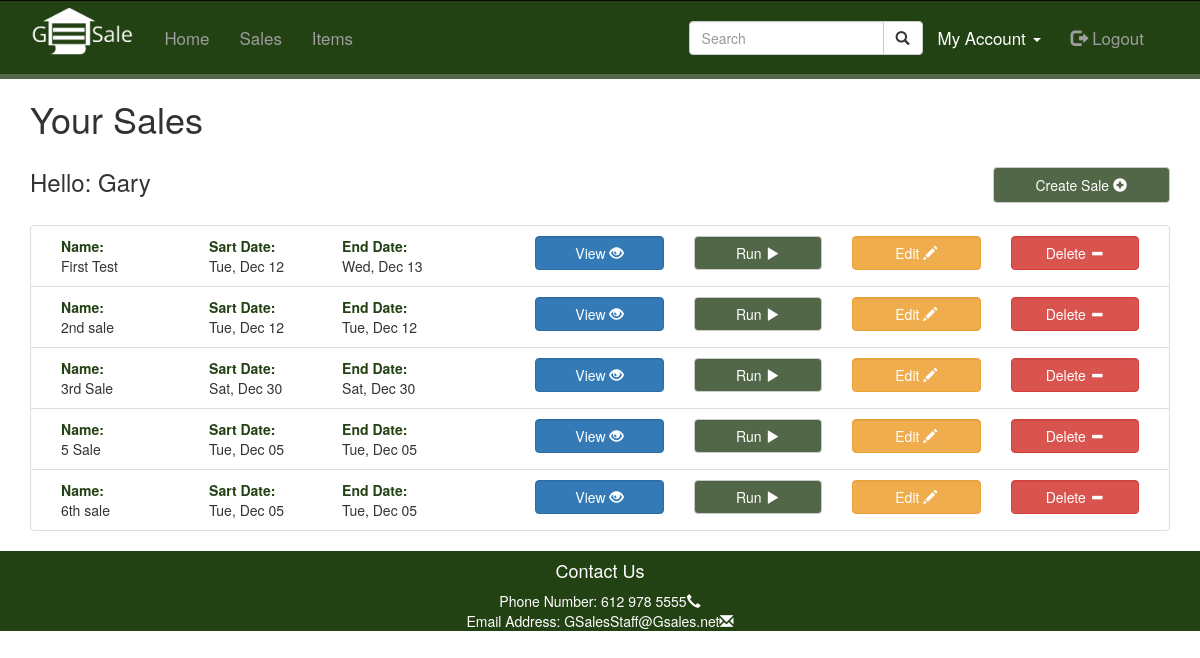
Screenshot of /php/yourSales.php (signed in) with the database file from the repository.
### tables this page shows
CREATE TABLE `users` (
  `user_id` int(22) NOT NULL,
  `username` varchar(128) NOT NULL,
  `password` varchar(128) NOT NULL,
  `fname` varchar(50) NOT NULL,
  `lname` varchar(50) NOT NULL,
  `email` varchar(128) NOT NULL
);

CREATE TABLE `garage_sales` (
  `gsale_id` int(22) NOT NULL,
  `sale_name` varchar(50) NOT NULL,
  `image_url` varchar(50) NOT NULL,
  `description` varchar(1500) NOT NULL,
  `dates` varchar(128) NOT NULL
);

### php/functions.php (called while the page is built, shortened)
<?php
function sanitizeInput($input) {
  if (is_array($input)) {
    for($i = 0; $i < count($input); $i++) {
      $data = $input[$i];
      $data = trim($data);
      $data = stripslashes($data);
      $data = htmlspecialchars($data);
      $input[$i] = $data;
    }
    return $input;
  } else {
    $data = $input;
    $data = trim($data);
    $data = stripslashes($data);
    $data = htmlspecialchars($data);
    return $data;
  }
}

### php/db_connection.php (called while the page is built, shortened)
<?php
  class SqlManager {
    private static $instance = null;
    private $conn, $query, $error, $result, $numItemsReturned;
    private function __construct() {
      try {
        $this->conn = new PDO('mysql:host=' . HOST . ';dbname=' . DATABASE, USER, PASSWORD);
        $this->error = false;
        $this->numItemsReturned = 0;
      } catch(PDOException $e) {
        die("Connection failed: " . $e->getMessage());
      }
    }
    public static function getInstance() {
      if(!isset(self::$instance)) {
        self::$instance = new SqlManager();
      }
      return self::$instance;
    }
    public function query($sql, $params = array()) {
      $this->error = false;
      if ($this->query = $this->conn->prepare($sql)) {
        $index = 1;
        if (count($params) > 0) {
          foreach($params as $param) {
            $this->query->bindValue($index, $param);
            $index++;
          }
        }
        if ($this->query->execute()) {
          $this->result = $this->query->fetchAll(PDO::FETCH_OBJ);
          $this->numItemsReturned = $this->query->rowCount();
        } else {
          $this->error = true;
        }
      }
      return $this;
    }
    public function getResult() {
      return $this->result;
    }
    public function getError() {
      return $this->error;
    }
    public function getCount() {
      return $this->numItemsReturned;
    }
  }
?>

### php/Objects.php (the view, shortened to what this page needs)
<?php
require_once 'functions.php';
require_once 'db_connection.php';
class User
{
  private $db_conn,
  $data,
  $sessionName,
  $cookieName,
  $isLoggedIn;
  public function __construct($user = null)
  {
    $this->db_conn = SqlManager::getInstance();
    $this->sessionName = $GLOBALS['config']['session']['session_name'];
    if (!$user) {
      if (Session::exists($this->sessionName)) {
        $user = Session::get($this->sessionName);
        if ($this->find($user)) {
          $this->isLoggedIn = true;
        } else {
        }
      }
    } else {
      $this->find($user);
    }
  }
  public function find($user = null)
  {
    if ($user != null) {
      $field = (is_numeric($user)) ? 'user_id' : 'username';
      $sql = "SELECT * FROM users WHERE " . $field . " = ?";
      $params = array($user);
      $result = $this->db_conn->query($sql, $params);
      if ($result->getCount() > 0) {
        $this->data = $result->getResult()[0];
        return true;
      }
    }
    return false;
  }
  public function data()
  {
    return $this->data;
  }
  public function isLoggedIn()
  {
    return $this->isLoggedIn;
  }
}
abstract class PageBuilder
{
  public function getHeader()
  {
    $user = new User();
    $this->logged_in = $user->isLoggedIn();
    $array = explode('/', sanitizeInput($_SERVER['PHP_SELF']));
    $page_name = array_pop($array);
    switch ($page_name) {
      case "yourSales.php":
        $this->active = 'yourSales';
        $this->header = $this->makeHeader($this->active, $this->logged_in);
        echo $this->header;
        break;
    }
  }
  static function getFooter()
  {
    echo <<<CONTENT
		<div class="container text-center">
			<h4>Contact Us</h4>
			<div>
				<div class="contact-info">Phone Number: 612 978 5555<span class="glyphicon glyphicon-earphone"></span></div>
				<div class="contact-info">Email Address: GSalesStaff@Gsales.net<span class="glyphicon glyphicon-envelope"></span></div>
			</div>
		</div>
CONTENT;
  }
  protected function makeHeader($active, $logged_in)
  {
    $header = '';
    if (!$logged_in) {
      $header = '
						<nav class="navbar navbar-expand navbar-inverse">
							<div class="container">
								<div class="navbar-header">
									<button type="button" class="navbar-toggle" data-toggle="collapse" data-target="#MyNavbar">
										<span class="sr-only">Toggle navigation</span>
										<span class="icon-bar"></span>
										<span class="icon-bar"></span>
										<span class="icon-bar"></span>
									</button>
								<a class="navbar-brand" href="index.php"><img src="../img/garage_logo_final2.jpg"/></a>
								</div>
								<div class="collapse navbar-collapse" id="MyNavbar">
									<ul class="nav navbar-nav navbar float-left">
           <li class="'. ((strcmp($this->getCurrentPage(), "index.php") == 0)?  'active' : '') . '"><a href="index.php">Home</a></li>
           <li role="separator" class="divider"></li>
            <li class="'. ((strcmp($this->getCurrentPage(), "otherSales.php") == 0)?  'active' :  '') . '"><a href="otherSales.php">Sales</a></li>
           <li role="separator" class="divider"></li>
            <li class="'. ((strcmp($this->getCurrentPage(), "items.php") == 0)? 'active' : '') . '"><a href="items.php">Items</a></li>
           <li role="separator" class="divider"></li>
									</ul>
									<ul class="nav navbar-nav navbar-right">
										<li>
											<form class="navbar-form navbar-right" role="search">
												<div class="input-group">
													<input id="search" type="text" class="form-control" placeholder="Search" name="search">
													<div class="input-group-btn">
														<button class="btn btn-default" type="submit"><i class="glyphicon glyphicon-search"></i></button>
													</div>
												</div>
											</form>
										</li>
										<li class="' . ((strcmp($this->getCurrentPage(), "createAccount.php") == 0) ? "active" : 'null') . '"><a href="createAccount.php">Create Account</a></li>
										<li><a class="'. ((strcmp($this->getCurrentPage(), "login.php") == 0)? "active" : '') . '" href="#"><span class="glyphicon glyphicon-log-in"></span> Login</a></li>
									</ul>
								</div>
							</div>
						</nav>';
    } else {
      $header = '
						<nav class="navbar navbar-expand navbar-inverse">
							<div class="container">
								<div class="navbar-header">
								<a class="navbar-brand" href="#"><img src="../img/garage_logo_final2.jpg"/></a>
								</div>
								<div class="collapse navbar-collapse" id="MyNavbar">
									<ul class="nav navbar-nav navbar float-left">
									<li class="'. ((strcmp($this->getCurrentPage(), "index.php") == 0)? 'active' : '') . '"><a href="index.php">Home</a></li>
            <li class="'. ((strcmp($this->getCurrentPage(), "otherSales.php") == 0) ? 'active' : '') . '"><a href="otherSales.php">Sales</a></li>
            <li class="'. ((strcmp($this->getCurrentPage(), "items.php") == 0) ? 'active' : '') . '"><a href="items.php">Items</a></li>
									</ul>
									<ul class="nav navbar-nav navbar-right">
										<li>
                      <form class="navbar-form navbar-right" role="search">
                        <div class="input-group">
                          <input id="search" type="text" class="form-control" placeholder="Search" name="search">
                          <div class="input-group-btn">
                            <button class="btn btn-default" type="submit"><i class="glyphicon glyphicon-search"></i></button>
                          </div>
                        </div>
                      </form>
										</li>
										<li class="dropdown '. ((strcmp($this->getCurrentPage(), "yourSales.php") == 0) ? 'active' : '') . '">
          <a href="#" class="dropdown-toggle" data-toggle="dropdown" role="button" aria-haspopup="true" aria-expanded="false">My Account <span class="caret"></span></a>
									</li>
									<li><a href="logout.php"><span class="glyphicon glyphicon-log-out"></span> Logout</a></li>
									</ul>
								</div>
							</div>
						</nav>';
    }
    return $header;
  }
  protected function getCurrentPage() {
    $array = explode('/', sanitizeInput($_SERVER['PHP_SELF']));
    $page_name = array_pop($array);
    return $page_name;
  }
}
class SalesPage extends PageBuilder {
  private $user, $db_conn;
  public function __construct() {
    $this->user = new User();
    $this->db_conn = SqlManager::getInstance();
  }
  public function getContent() {
    $html = '<div class="container"><ul class="list-group">';
    $table_data = $this->getTableData();
    if (count($table_data) > 0 ) {
      foreach ($table_data as $row) {
        $dates = DateTimeFormater::getDays($row[0]->dates);
        $dates_max = count($dates);
        $html .= '
                <li class="list-group-item">
                  <div class="row">
                    <div class="col-sm-5">
                      <div class="col-sm-4">
                        <div class="collapse-header">Name:</div>
                        <div>' . $row[0]->sale_name . '</div>
                      </div>
                      <div class="col-sm-8">
                        <div class="col-sm-6" style="padding-left:0;">
                          <div class="collapse-header">Sart Date:</div><div>' . $dates[0] . '
                          </div>
                        </div>
                        <div class="col-sm-6" style="padding-left:0;">
                        <div class="collapse-header">End Date:</div>
                        <div>' . $dates[$dates_max-1]  . '</div>
                        </div>
                      </div>
                    </div>
                    <div class="col-sm-7 text-right">
                      <div class="col-sm-3">
                        <a class="btn btn-primary form-control" href="otherSales.php?gsale_id=' . $row[0]->gsale_id . '">View&nbsp;<span class="glyphicon glyphicon-eye-open" aria-hidden="true"></span></a>
                      </div>
                      <div class="col-sm-3">
                        <a class="btn btn-green-no-padding form-control" href="runSale.php?gsale_id=' . $row[0]->gsale_id . '">Run&nbsp;<span class="glyphicon glyphicon-play" aria-hidden="true"></span></a>
                      </div>
                      <div class="col-sm-3">
                        <a class="btn btn-warning form-control" href="?action=edit&amp;gsale_id=' . $row[0]->gsale_id . '">Edit&nbsp;<span class="glyphicon glyphicon-pencil" aria-hidden="true"></span></a>
                      </div>
                      <div class="col-sm-3">
                        <a class="btn btn-danger form-control" href="" data-toggle="modal" data-target="#deleteModal' . $row[0]->gsale_id . '">Delete&nbsp;<span class="glyphicon glyphicon-minus" aria-hidden="true"></span></a>
                      </div>
                    </div>
                  </div>
                <div class="modal fade" id="deleteModal' . $row[0]->gsale_id . '" role="dialog">
                        <a type="button" class="btn btn-danger pull-left" href="?action=delete&amp;gsale_id=' . $row[0]->gsale_id . '">Delete Sale</a>
                </div>
                </li>
                ';
      }
    }
    $html .= "</div></ul>";
    return $html;
  }
  protected function getTableData() {
    $user_id = $this->user->data()->user_id;
    $sql = "SELECT garage_sales_fk_id FROM garage_sales_users WHERE user_fk_id = ?";
    $result = $this->db_conn->query($sql, array($user_id));
    $sql = "SELECT * FROM garage_sales WHERE gsale_id = ?";
    $results = $result->getResult();
    $gsales = array();
    foreach ($results as $result) {
      $result = $this->db_conn->query($sql, array($result->garage_sales_fk_id));
      if (!$result->getError()) {
        $gsales[] = $result->getResult();
      }
    }
    return $gsales;
  }
}
class Session {
  public static function exists($name) {
    return (isset($_SESSION[$name])) ? true : false;
  }
  public static function get($name) {
    return $_SESSION[$name];
  }
}
class cookie {
  public static function exists($name) {
    return (isset($_COOKIE[$name])) ? true : false;
  }
}
class DateTimeFormater {
  public static function getDateTime($date_time) {
    $return_array = array();
    $date_time = explode(',',$date_time);
    foreach ($date_time as $param) {
      $return_array[] = explode('-', $param);
    }
    return $return_array;
  }
  public static function getDays($date_time) {
    $date_time = DateTimeFormater::getDateTime($date_time);
    $times = array();
    $count = count($date_time);
    if ($count == 1) {
      $times[] = DateTimeFormater::parseDay($date_time[0][2]);
    } else {
      for ($i = 0; $i < $count; $i++) {
        $times[] = DateTimeFormater::parseDay($date_time[$i][2]);
      }
    }
    return $times;
  }
  private static function parseDay($day) {
    $yyyymmdd = explode('/', $day);
    $month = "";
    $day_of_week = DateTimeFormater::parseDayOfWeek($day);
    switch ($yyyymmdd) {
      case $yyyymmdd[1] == '12':
        $month = "Dec";
        break;
    }
    return $day_of_week . ", " . $month . " " . $yyyymmdd[2];
  }
  private static function parseDayOfWeek($date) {
    $dates = explode('/', $date);
    $month = ($dates[1] + 10) % 12;
    $date = $dates[2];
    $year = (int)substr($dates[0], 2);
    $year2 = (int)substr($dates[0], 0, 2);
    $date = ($date + floor((2.6*$month) - .2) -(2*20) + $year + floor($year/4) + floor($year2/4))%7;
    $day = "";
    switch($date) {
      case 2:
        $day = "Tue";
        break;
      case 3:
        $day = "Wed";
        break;
      case 6:
        $day = "Sat";
        break;
    }
    return $day;
  }
}
?>

### php/yourSales.php (shortened to what this page needs)
<?php
require_once 'Objects.php';
$user = new User();
?>
<!DOCTYPE html>
<html lang="en">
  <head>
    <link rel="stylesheet" href="https://maxcdn.bootstrapcdn.com/bootstrap/3.3.7/css/bootstrap.min.css">
    <link rel="stylesheet" href="https://cdnjs.cloudflare.com/ajax/libs/font-awesome/4.7.0/css/font-awesome.min.css">
    <link rel="stylesheet" type="text/css" href="../css/styles.css">
  </head>
  <body>
    <header>
      <?php
      $page = new SalesPage();
      $page->getHeader();
      ?>
    </header>
    <div class="container">
      <div class="row">
        <div class="col-sm-12">
          <h1>Your Sales</h1>
        </div>
      </div>
    </div>
    <?php
    $gsale = new GarageSale();
    if ($_SERVER['REQUEST_METHOD'] === 'GET' && isset($_GET['action']) && isset($_GET['gsale_id'])) {
      $found = $gsale->find(sanitizeInput($_GET['gsale_id']));
      if ($found && strcmp(sanitizeInput($_GET['action']), "edit") == 0) {
        include 'editSale.php';
      } else if ($found && strcmp(sanitizeInput($_GET['action']), "delete") == 0) {
        var_dump($gsale->getData());
        if (isset($_GET['gsale_id']) && !isset($_GET['item_id'])) {
        } else if (isset($_GET['gsale_id']) && isset($_GET['item_id'])) {
          $user = new User();
          $item = new Item();
          $removed = $item->remove(sanitizeInput($_GET['item_id']));
          if ($removed) {
            Session::flash('deleteItem', "Item was deleted!");
            Redirect::page("yourSales.php");
          } else {
            Session::flash('deleteItem', "Item was not deleted!");
            Redirect::page("yourSales.php");
            var_dump($item);
          }
        }
        echo "in delete";
      } else {
        echo "cound not find sale";
      }
    } else {
      echo '<div class="container">
              <div class="row">
                <div class="col-sm-6"><h3>Hello: ' . ucfirst($user->Data()->fname) . '</h3>
              </div>
              <div class="col-sm-6">
                <a id="createSale" class="btn btn-green pull-right" href="createSale2.php" style="margin-top:18px;">Create Sale  <span class="glyphicon glyphicon-plus-sign"></span></a>
              </div>
            </div>
          </div>
          <br>';
      echo $page->getContent();
    }
    ?>
    <footer>
      <?php
      PageBuilder::getFooter();
      ?>
    </footer>
  </body>
</html>

### rows the page displays
users: fname "Gary"
garage_sales: sale_name "First Test", dates "Tue, Dec 12", dates "Wed, Dec 13"
garage_sales: sale_name "2nd sale", dates "Tue, Dec 12"
garage_sales: sale_name "3rd Sale", dates "Sat, Dec 30"
garage_sales: sale_name "5 Sale", dates "Tue, Dec 05"
garage_sales: sale_name "6th sale", dates "Tue, Dec 05"
